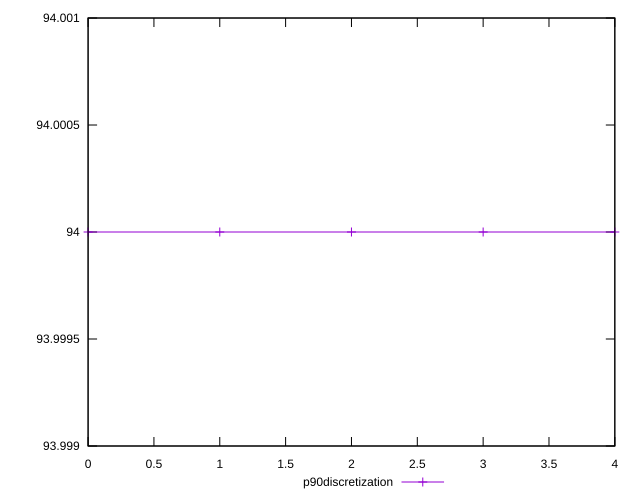

This chart was generated by the following gnuplot code:
reset

$p90Discretization <<EOF
0 94
1 94
2 94
3 94
4 94
EOF

set key outside below
set xrange [0:4]
set yrange [93.999:94.001]
set trange [93.999:94.001]
set terminal svg size 640, 500 enhanced background rgb 'white'
set output "report_00023_2021-02-20T12:14:57.249Z/uses-optimized-images/progression/eccentricity.svg"

plot $p90Discretization title "p90discretization" with linespoints

reset
